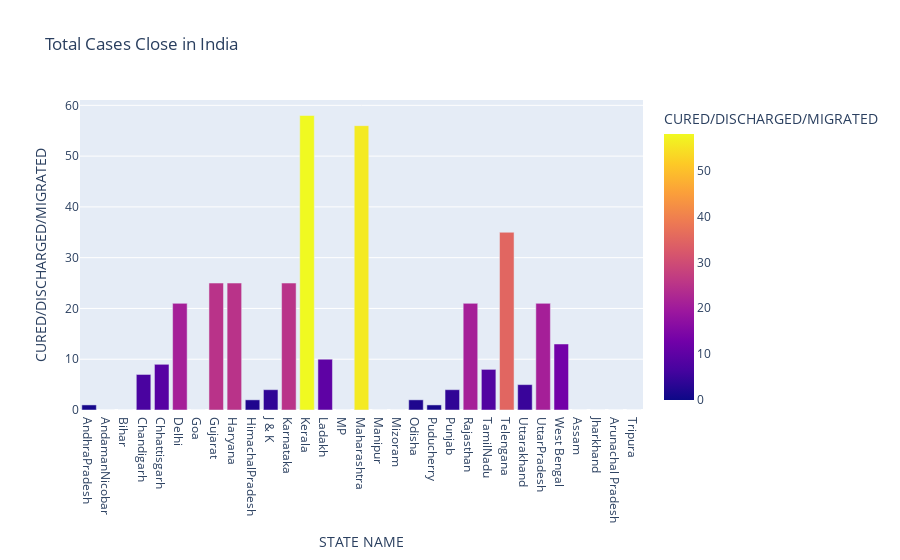

Notebook cell for this chart:
### Code cell
fig=px.bar(covid_india,x="STATE NAME",y="CURED/DISCHARGED/MIGRATED",color='CURED/DISCHARGED/MIGRATED',
           title='Total Cases Close in India')
fig.show()

### Figure 1 — Plotly figure (JSON) as saved in the notebook; plotly's stock layout.template omitted (floating-point values rounded to 4 significant figures)
{"data": [{"alignmentgroup": "True", "hovertemplate": "STATE NAME=%{x}<br>CURED/DISCHARGED/MIGRATED=%{marker.color}<extra></extra>", "legendgroup": "", "marker": {"color": [1, 0, 0, 7, 9, 21, 0, 25, 25, 2, 4, 25, 58, 10, 0, 56, 0, 0, 2, 1, 4, 21, 8, 35, 5, 21, 13, 0, 0, 0, 0], "coloraxis": "coloraxis"}, "name": "", "offsetgroup": "", "orientation": "v", "showlegend": false, "textposition": "auto", "type": "bar", "x": ["AndhraPradesh", "AndamanNicobar", "Bihar", "Chandigarh", "Chhattisgarh", "Delhi", "Goa", "Gujarat", "Haryana", "HimachalPradesh", "J & K", "Karnataka", "Kerala", "Ladakh", "MP", "Maharashtra", "Manipur", "Mizoram", "Odisha", "Puducherry", "Punjab", "Rajasthan", "TamilNadu", "Telengana", "Uttarakhand", "UttarPradesh", "West Bengal", "Assam", "Jharkhand", "Arunachal Pradesh", "Tripura"], "xaxis": "x", "y": [1, 0, 0, 7, 9, 21, 0, 25, 25, 2, 4, 25, 58, 10, 0, 56, 0, 0, 2, 1, 4, 21, 8, 35, 5, 21, 13, 0, 0, 0, 0], "yaxis": "y"}], "layout": {"barmode": "relative", "coloraxis": {"colorbar": {"title": {"text": "CURED/DISCHARGED/MIGRATED"}}, "colorscale": [[0, "#0d0887"], [0.1111, "#46039f"], [0.2222, "#7201a8"], [0.3333, "#9c179e"], [0.4444, "#bd3786"], [0.5556, "#d8576b"], [0.6667, "#ed7953"], [0.7778, "#fb9f3a"], [0.8889, "#fdca26"], [1, "#f0f921"]]}, "legend": {"tracegroupgap": 0}, "title": {"text": "Total Cases Close in India"}, "xaxis": {"anchor": "y", "domain": [0, 1], "title": {"text": "STATE NAME"}}, "yaxis": {"anchor": "x", "domain": [0, 1], "title": {"text": "CURED/DISCHARGED/MIGRATED"}}}}
